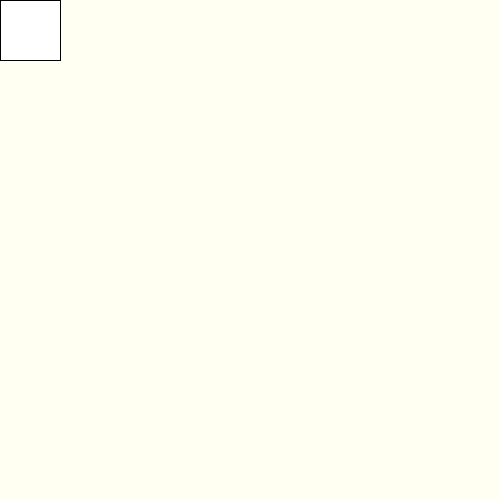
Frame 1 (no input)
Frame 60 (the mouse pressed at the canvas centre just before this capture): identical to frame 1, image omitted
Frame 120 (the mouse held since frame 60 and released just before this capture): identical to frame 1, image omitted

The Processing sketch that drew this single still picture (run headless with seeded random() and noise(); from frame 60 on, the mouse is pressed at the canvas centre):

// Processing sketch: week14_1_1_domino_one_rect
// ── week14_1_1_domino_one_rect.pde
float dominoX, dominoY;

void setup(){
  size(500,500);
}
void draw(){
  background(#FFFFF2);
  rect(dominoX,dominoY, 60,60);
}
